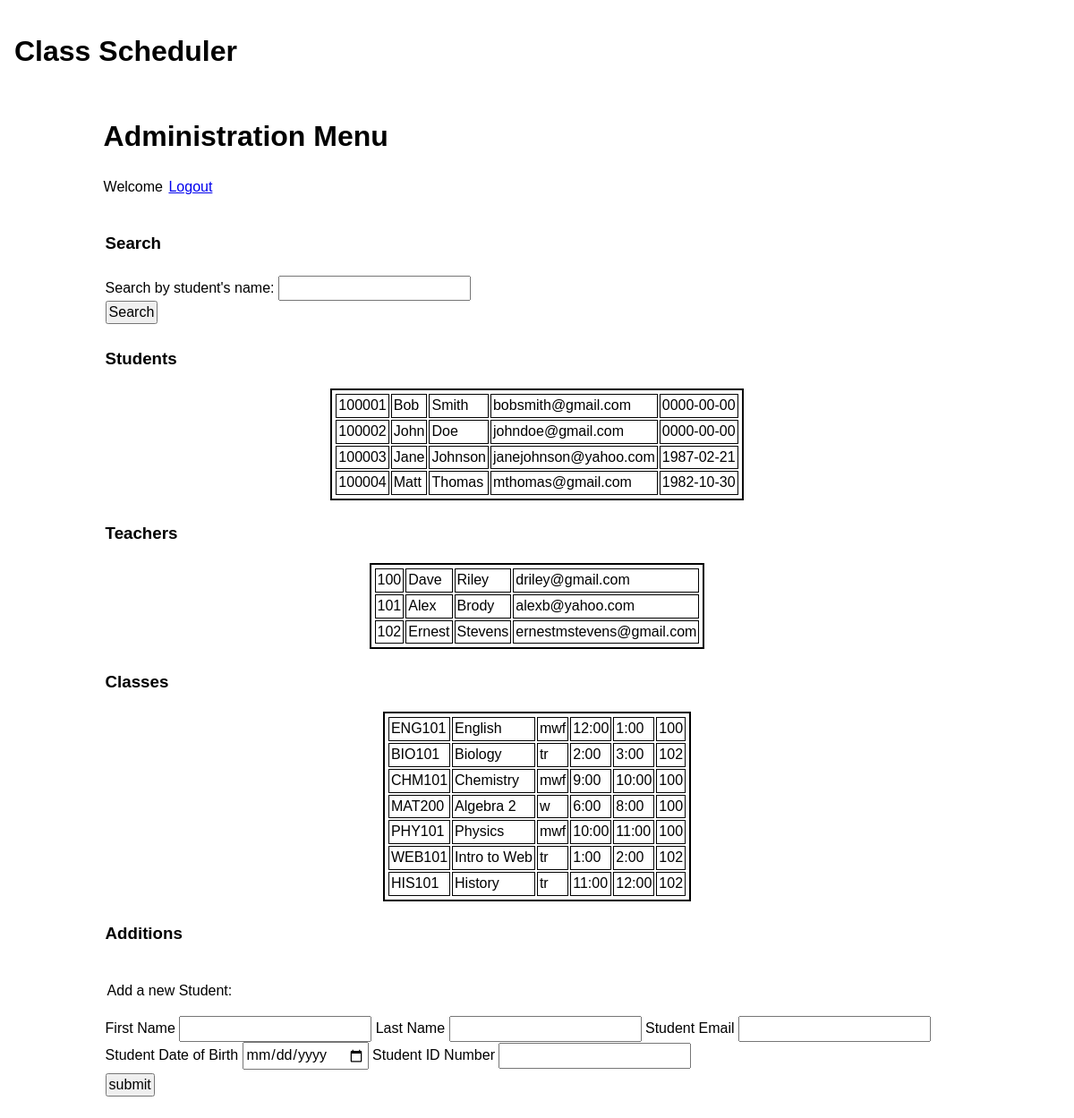
Page /views/admin_menu.php on the committed database.
### tables this page shows
CREATE TABLE IF NOT EXISTS `cs_students` (
  `student_id` int(20) NOT NULL,
  `student_firstname` varchar(25) NOT NULL,
  `student_lastname` varchar(25) NOT NULL,
  `student_email` varchar(35) NOT NULL,
  `student_date_of_birth` date NOT NULL
);

CREATE TABLE IF NOT EXISTS `cs_teachers` (
  `teacher_id` int(20) NOT NULL,
  `teacher_firstname` varchar(30) NOT NULL,
  `teacher_lastname` varchar(30) NOT NULL,
  `teacher_email` varchar(30) NOT NULL
);

CREATE TABLE IF NOT EXISTS `cs_classes` (
  `class_id` varchar(25) NOT NULL,
  `class_name` varchar(25) NOT NULL,
  `class_code` varchar(20) NOT NULL,
  `class_start_time` varchar(25) NOT NULL,
  `class_end_time` varchar(25) NOT NULL,
  `teacher_id` int(20) NOT NULL
);

### views/admin_menu.php (the view, shortened to what this page needs)
<?php
	include 'header.php';
	$sql = "SELECT * FROM cs_students";
	$student_result = mysql_query($sql);
	$sql = "SELECT * FROM cs_teachers";
	$teacher_result = mysql_query($sql);
	$sql = "SELECT * FROM cs_classes";
	$class_result = mysql_query($sql);
	?>
	<h1>Administration Menu</h1>
	<p>Welcome <?php echo $user_name; ?> <a href="index.php?action=logout" class="ui-btn-right">Logout</a></p>
	<div data-role="collapsible">
	<h3>Search</h3>
	<form action="" method="post">
	Search by student's name:
	<input type="text" name="term" required><br />
	<input type="submit" value="Search" >
	</form>
	</div>
	<div data-role="collapsible">
	<h3>Students</h3>
	<table>
	<?php while ($rows = mysql_fetch_assoc($student_result)) { ?>
	<tr>
		<td><?php echo $rows['student_id']; ?></td>
		<td><?php echo $rows['student_firstname']; ?></td>
		<td><?php echo $rows['student_lastname']; ?></td>
		<td><?php echo $rows['student_email']; ?></td>
		<td><?php echo $rows['student_date_of_birth']; ?></td>
	</tr>
	<?php } ?>
	</table>
	</div>
	<div data-role="collapsible">
	<h3>Teachers</h3>
	<table>
	<?php while ($rows = mysql_fetch_assoc($teacher_result)) { ?>
	<tr>
		<td><?php echo $rows['teacher_id']; ?></td>
		<td><?php echo $rows['teacher_firstname']; ?></td>
		<td><?php echo $rows['teacher_lastname']; ?></td>
		<td><?php echo $rows['teacher_email']; ?></td>
	</tr>
	<?php } ?>
	</table>
	</div>
	<div data-role="collapsible">
	<h3>Classes</h3>
	<table>
	<?php while ($rows = mysql_fetch_assoc($class_result)) { ?>
	<tr>
		<td><?php echo $rows['class_id']; ?></td>
		<td><?php echo $rows['class_name']; ?></td>
		<td><?php echo $rows['class_code']; ?></td>
		<td><?php echo $rows['class_start_time']; ?></td>
		<td><?php echo $rows['class_end_time']; ?></td>
		<td><?php echo $rows['teacher_id']; ?></td>
	</tr>
	<?php } ?>
	</table>
	</div>
	<div data-role="collapsible">
	<h3>Additions</h3>
	<form action="" method="post">
	<p>Add a new Student:</p>
	First Name
	<input type="text" name="student_firstname" required>
	Last Name
	<input type="text" name="student_lastname" required>
	Student Email
	<input type="text" name="student_email" required>
	Student Date of Birth
	<input type="date" name="student_date_of_birth" required>
	Student ID Number
	<input type="number" name="student_id" required>
	<div class="g-recaptcha" data-sitekey="6LefaQYTAAAAAAwFwi4UBU8lBOpbG7X_41eihEey"></div>
	<input type="submit" value="submit">
	</div>
<?php include 'footer.php'; ?>

### views/header.php (shortened to what this page needs)
<!DOCTYPE html>
<html lang="en">
    <head>
		<link rel="stylesheet" href="views/css/main.css">
		<link rel="stylesheet" type="text/css" href="views/css/fullcalendar.css">
		<link rel="stylesheet" href="http://code.jquery.com/mobile/1.4.5/jquery.mobile-1.4.5.min.css" />
		<link rel="stylesheet" href="themes/ab-tech.min.css" />
		<link rel="stylesheet" href="themes/jquery.mobile.icons.min.css" />
	</head>
    <body>
	<div data-role="header">
		<h1>Class Scheduler</h1>
	</div>
    <div id="page">
        <div id="main">

### views/footer.php (shortened to what this page needs)
        </div>
        <div id="footer">
        </div>
    </div>
    </body>
</html>

### views/css/main.css (style rules this page uses)
* { padding: 2px; }
#main { width: 95%; margin: 0 auto; }
table { border: 2px solid black; margin: 0 auto; }
table td { border: 1px solid black; }
@media screen and (min-width: 1024px) { #page { margin: 0 auto; width: 1024px; } }

### rows in the picture
cs_students: student_id "100001", student_firstname "Bob", student_lastname "Smith", student_email "bobsmith@gmail.com", student_date_of_birth "0000-00-00"
cs_students: student_id "100002", student_firstname "John", student_lastname "Doe", student_email "johndoe@gmail.com", student_date_of_birth "0000-00-00"
cs_students: student_id "100003", student_firstname "Jane", student_lastname "Johnson", student_email "janejohnson@yahoo.com", student_date_of_birth "1987-02-21"
cs_students: student_id "100004", student_firstname "Matt", student_lastname "Thomas", student_email "mthomas@gmail.com", student_date_of_birth "1982-10-30"
cs_teachers: teacher_id "100", teacher_firstname "Dave", teacher_lastname "Riley", teacher_email "driley@gmail.com"
cs_teachers: teacher_id "101", teacher_firstname "Alex", teacher_lastname "Brody", teacher_email "alexb@yahoo.com"
cs_teachers: teacher_id "102", teacher_firstname "Ernest", teacher_lastname "Stevens", teacher_email "ernestmstevens@gmail.com"
cs_classes: class_id "ENG101", class_name "English", class_code "mwf", class_start_time "12:00", class_end_time "1:00", teacher "100"
cs_classes: class_id "BIO101", class_name "Biology", class_code "tr", class_start_time "2:00", class_end_time "3:00", teacher "102"
cs_classes: class_id "CHM101", class_name "Chemistry", class_code "mwf", class_start_time "9:00", class_end_time "10:00", teacher "100"
cs_classes: class_id "MAT200", class_name "Algebra 2", class_code "w", class_start_time "6:00", class_end_time "8:00", teacher "100"
cs_classes: class_id "PHY101", class_name "Physics", class_code "mwf", class_start_time "10:00", class_end_time "11:00", teacher "100"
cs_classes: class_id "WEB101", class_name "Intro to Web", class_code "tr", class_start_time "1:00", class_end_time "2:00", teacher "102"
cs_classes: class_id "HIS101", class_name "History", class_code "tr", class_start_time "11:00", class_end_time "12:00", teacher "102"
